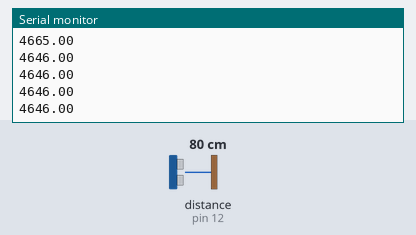
This sketch was run on a simulated Arduino Uno, built with avr-gcc and run on an emulated ATmega328P. On the bench: the last lines printed to the serial monitor. Wiring (inferred from the names in the program): ultrasonic range finder: trigger pin 11; echo pin 12. Inputs (shaded band) come from the test bench; at power-on: distance to the obstacle (sensor on pin 12) 80 cm. The echo pulse lasts 58.3 µs per cm; random numbers use the default seed unless the sketch sets one.

Above: at 1.2 s.
1.3 s: distance to the obstacle (sensor on pin 12) set to 2 cm
At 1.72 s:
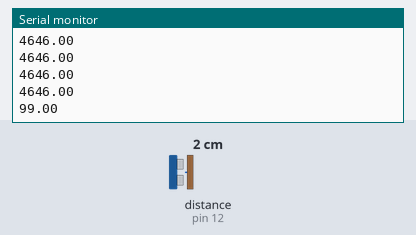
2.8 s: distance to the obstacle (sensor on pin 12) set to 4 cm
At 2.97 s:
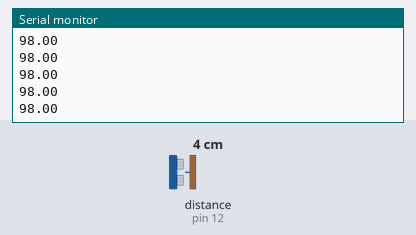
Timing chart, 0 to 5.8 s (numbered marks = the images above; inputs shaded):
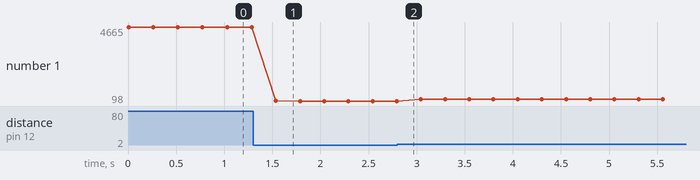

The sketch:

ultrasons.ino
```cpp
/*
 * created by Rui Santos, https://randomnerdtutorials.com
 *
 * Complete Guide for Ultrasonic Sensor HC-SR04
 *
    Ultrasonic sensor Pins:
        VCC: +5VDC
        Trig : Trigger (INPUT) - Pin11
        Echo: Echo (OUTPUT) - Pin 12
        GND: GND
 */

int trigPin = 11;    // Trigger
int echoPin = 12;    // Echo
float duration, cm, inches;

void setup() {
  //Serial Port begin
  Serial.begin (38400);
  //Define inputs and outputs
  pinMode(trigPin, OUTPUT);
  pinMode(echoPin, INPUT);
}

void loop() {
  // The sensor is triggered by a HIGH pulse of 10 or more microseconds.
  // Give a short LOW pulse beforehand to ensure a clean HIGH pulse:
  digitalWrite(trigPin, LOW);
  delayMicroseconds(5);
  digitalWrite(trigPin, HIGH);
  delayMicroseconds(10);
  digitalWrite(trigPin, LOW);

  // Read the signal from the sensor: a HIGH pulse whose
  // duration is the time (in microseconds) from the sending
  // of the ping to the reception of its echo off of an object.
  pinMode(echoPin, INPUT);
  duration = (float) pulseIn(echoPin, HIGH);

  // Convert the time into a distance
  cm = (duration/2) / 29.1;     // Divide by 29.1 or multiply by 0.0343
  inches = (duration/2) / 74;   // Divide by 74 or multiply by 0.0135

  int f = 1000;
  float x = random(f);
  float y = random(f);
  //cm += 1 + (x/((float) f));
  //inches += 2 + (y/((float) f));

  Serial.print(duration);
  //Serial.print(" s, ");
  //Serial.print(inches);
  //Serial.print(" in, ");
  //Serial.print(cm);
  //Serial.print(" cm");
  Serial.println();

  delay(250);
}
```

Measured:
- after the input at 1.3 s, the serial monitor: prints a new line after 0.24 s (image 1)
- plotted number 1: 4646 → 98 after the input at 1.3 s, 98 → 215 after the input at 2.8 s
